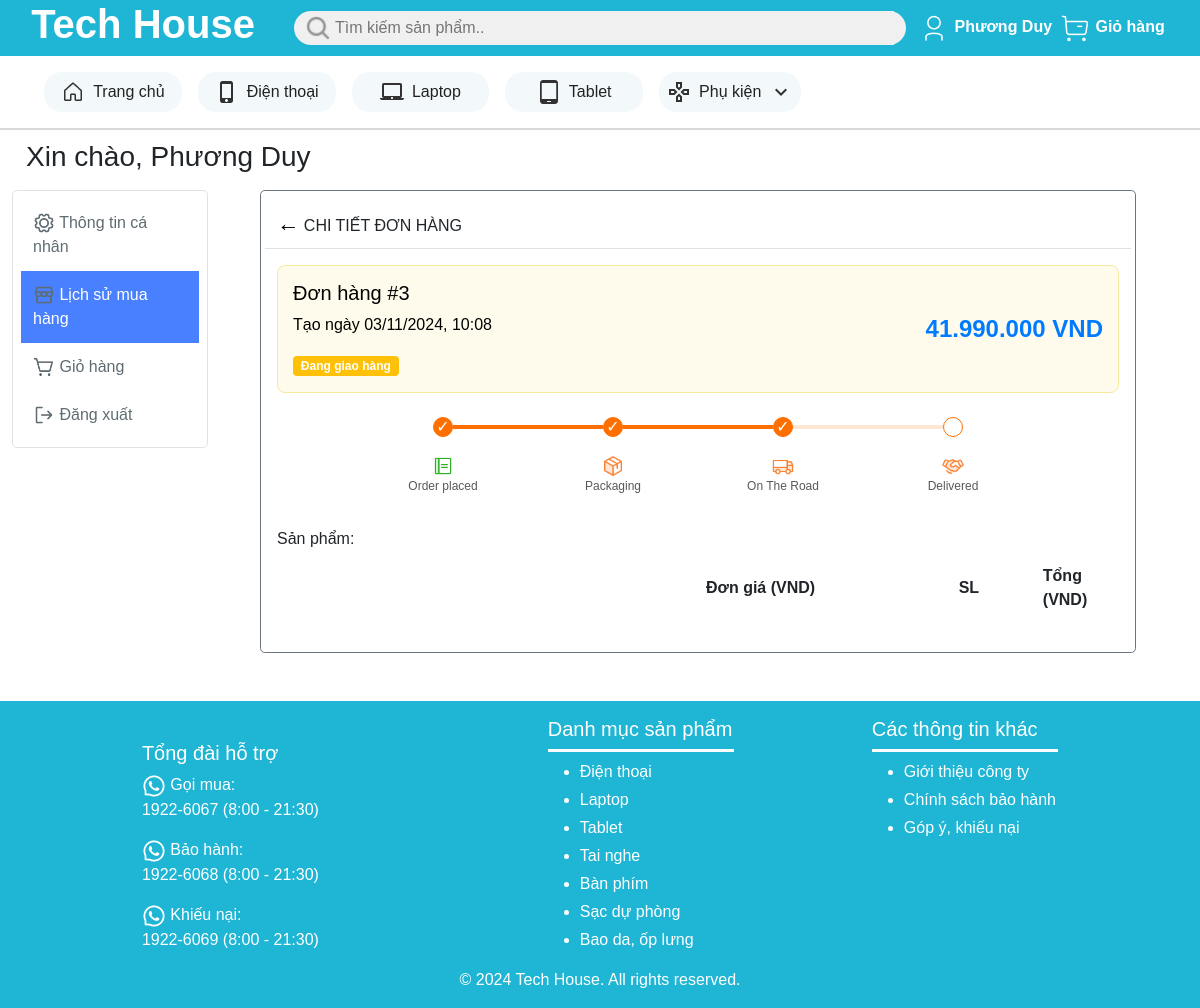
Screenshot of /member/order_history_detail.php?order_id=3 (signed in) with the database file from the repository.
### tables this page shows
create table Don_hang (
    ma_don_hang int primary key auto_increment,
    thanh_vien varchar(25) not null,
    thoi_diem_dat_hang datetime not null,
    thoi_diem_nhan_hang datetime,
    tinh_trang int not null,
     
    tong_gia int not null,

    foreign key (thanh_vien) references Thanh_vien(ten_dang_nhap)
);

### member/order_history_detail.php (the view, shortened to what this page needs)
<?php
$conn = new mysqli('localhost', 'root', '', 'tech_house_db');
$order_id = $_GET['order_id'];
$stmt = "select * from don_hang where ma_don_hang = $order_id";
$result = $conn->query($stmt);
$order = $result->fetch_assoc();
?>
<!DOCTYPE html>
<html lang="en">
<head>
    <link href="https://cdn.jsdelivr.net/npm/bootstrap@5.0.2/dist/css/bootstrap.min.css" rel="stylesheet">
    <link href="../styles/public/custom.css" rel="stylesheet">
    <link href="../styles/member/order_history_detail.css" rel="stylesheet">
</head>
<body>
    <div class="page-wrapper">
        <header>
            <div class="row bg-primary align-items-center">
                <div class="logo col-lg-3 col-4 text-white d-flex justify-content-center align-items-center ps-3">
                    <a href="../index.php" class="text-white">
                        <h1 class="fw-bold">Tech House</h1>
                    </a>
                </div>
                <div class="search-bar col d-flex align-items-center bg-secondary">
                    <img src="../imgs/icons/search.png" alt="search" width="24" height="24">
                    <input type="text" class="search-input bg-secondary border-0" placeholder="Tìm kiếm sản phẩm..">
                </div>
                <div class="login-cart col-lg-3 col-4 d-flex align-items-center justify-content-evenly">
                    <div class="login w-50">
                        <?php
                        if (isset($_SESSION['ten_dang_nhap'])) {
                            echo
                            '<a href="./member/profile.html" class="fw-bold text-white">
                                <img src="../imgs/icons/user.png" alt="user" width="32" height="32">
                                '.$_SESSION['ho_ten'].'</a>';
                        } else {
                            echo
                            '<a href="./login.php" class="fw-bold text-white">
                                <img src="../imgs/icons/user.png" alt="user" width="32" height="32">
                                Đăng nhập
                            </a>';
                        }
                        ?>
                    </div>
                    <div class="cart w-50">
                        <a href="#" class="fw-bold text-white">
                            <img src="../imgs/icons/cart.png" alt="user" width="32" height="32">
                            Giỏ hàng
                        </a>
                    </div>
                </div>
            </div>
            <div class="tabs row justify-content-between align-items-center bg-white p-3 ps-5">
                <div class="tab col">
                    <a href="./product_list.php">
                        <img src="../imgs/icons/house.png" alt="home" width="24" height="24">
                        Trang chủ
                    </a>
                </div>
                <div class="tab col">
                    <a href="./product_list.php?product_type=1">
                        <img src="../imgs/icons/phone_iphone.png" alt="phone" width="24" height="24">
                        Điện thoại
                    </a>
                </div>
                <div class="tab col">
                    <a href="./product_list.php?product_type=0">
                        <img src="../imgs/icons/laptop_mac.png" alt="laptop" width="24" height="24">
                        Laptop
                    </a>
                </div>
                <div class="tab col">
                    <a href="./product_list.php?product_type=2">
                        <img src="../imgs/icons/tablet_android.png" alt="tablet" width="24" height="24">
                        Tablet
                    </a>
                </div>
                <div class="tab col">
                    <a href="./product_list.php?product_type=3">
                        <img src="../imgs/icons/gamepad.png" alt="other" width="24" height="24">
                        Phụ kiện
                        <img src="../imgs/icons/keyboard_arrow_down.png" alt="arrow-down" width="24" height="24">
                    </a>
                </div>
            </div>
        </header>
        <main>
            <div class="hello ps-3 fw-bold">
                <h3>
                    <?php
                    echo 'Xin chào, '.$_SESSION['ho_ten'];
                    ?>
                </h3>
            </div>
            <div class="container-fluid mt-3">
                <div class="d-flex">
                    <nav class="col-md-2 sidebar d-none d-md-block">
                        <div class="sidebar-sticky">
                            <ul class="nav border rounded-3 flex-column">
                                <li class="nav-item">
                                    <a href="./user_info.php">
                                        <img src="../imgs/icons/setting.png" alt="setting" width="22" height="22">
                                        Thông tin cá nhân
                                    </a>
                                </li>
                                <li class="nav-item active">
                                        <?php echo '<a href="./order_history_dashboard.php?username='.$_SESSION['ten_dang_nhap'].'">'?>
                                        <img src="../imgs/icons/order_history.png" alt="order_history" width="22" height="22">
                                        Lịch sử mua hàng
                                    </a>
                                </li>
                                <li class="nav-item">
                                    <a href="#">
                                        <img src="../imgs/icons/shopping_cart.png" alt="shopping_cart" width="22" height="22">
                                        Giỏ hàng
                                    </a>
                                </li>
                                <li class="nav-item">
                                    <a href="#">
                                        <img src="../imgs/icons/log-out.png" alt="log-out" width="22" height="22">
                                        Đăng xuất
                                    </a>
                                </li>
                            </ul>
                        </div>
                    </nav>
                    <div class="col-md-9 ml-sm-auto col-lg-10 px-4">
                        <div class="container mb-5 container-order">
                            <div class="card p-3 border border-secondary rounded-3">
                                <div class="row border-bottom pb-2">
                                    <span class="col-3">
                                        <a href="#" onclick="window.history.back(); return false;" class="order-details-back text-decoration-none">&larr;</a>
                                        CHI TIẾT ĐƠN HÀNG
                                    </span>
                                </div>
                                <div>
                                    <div class="d-flex justify-content-between align-items-center mt-3 order-summary">
                                        <div>
                                            <h5>
                                                <?php
                                                echo 'Đơn hàng #'.$order['ma_don_hang'];
                                                ?>
                                            </h5>
                                            <p>Tạo ngày
                                                <?php
                                                echo date('d/m/Y, H:i', strtotime($order['thoi_diem_dat_hang']));
                                                ?>
                                            </p>
                                            <?php
                                            switch($order['tinh_trang']) {
                                                case 2:
                                                    echo '<span class="badge bg-warning">Đang giao hàng</span>';
                                                    break;
                                            }
                                            ?>
                                        </div>
                                        <div class="order-price">
                                            <?php
                                            echo number_format($order['tong_gia'], 0, '', '.').' VND';
                                            ?>
                                        </div>
                                    </div>
                                    <div class="progress-container mt-4 d-none d-md-flex">
                                        <div class="progress-track">
                                            <div class="step active">
                                                <span class="checkmark">&#10003;</span>
                                            </div>
                                            <?php
                                            if ($order['tinh_trang'] > 0 && $order['tinh_trang'] != 4) {
                                                echo '<div class="line active"></div>';
                                                echo '<div class="step active">';
                                                echo '<span class="checkmark">&#10003;</span>';
                                                echo '</div>';
                                            } else {
                                                echo '<div class="line"></div>';
                                                echo '<div class="step"></div>';
                                            }
                                            if ($order['tinh_trang'] > 1 && $order['tinh_trang'] != 4) {
                                                echo '<div class="line active"></div>';
                                                echo '<div class="step active">';
                                                echo '<span class="checkmark">&#10003;</span>';
                                                echo '</div>';
                                            } else {
                                                echo '<div class="line"></div>';
                                                echo '<div class="step"></div>';
                                            }
                                            if ($order['tinh_trang'] > 2 && $order['tinh_trang'] != 4) {
                                                echo '<div class="line active"></div>';
                                                echo '<div class="step active">';
                                                echo '<span class="checkmark">&#10003;</span>';
                                                echo '</div>';
                                            } else {
                                                echo '<div class="line"></div>';
                                                echo '<div class="step"></div>';
                                            }
                                            ?>
                                        </div>
                                        <div class="progress-labels">
                                            <div class="label">
                                                <img src="../imgs/icons/order_placed.png" alt="Order placed" width="22" height="22">
                                                <div class="title">Order placed</div>
                                            </div>
                                            <div class="label">
                                                <img src="../imgs/icons/packaging.png" alt="Packaging" width="22" height="22">
                                                <div class="title">Packaging</div>
                                            </div>
                                            <div class="label">
                                                <img src="../imgs/icons/on_the_road.png" alt="On the road" width="22" height="22">
                                                <div class="title">On The Road</div>
                                            </div>
                                            <div class="label">
                                                <img src="../imgs/icons/delivered.png" alt="Delivered" width="22" height="22">
                                                <div class="title">Delivered</div>
                                            </div>
                                        </div>
                                    </div>
                                </div>
                                <h6 class="mt-4">Sản phẩm:</h6>
                                <table class="table table-borderless">
                                    <thead>
                                        <tr>
                                            <th class="w-50"></th>
                                            <th class="col w-20">Đơn giá (VND)</th>
                                            <th class="col w-10">SL</th>
                                            <th class="col w-10">Tổng (VND)</th>
                                        </tr>
                                    </thead>
                                </table>
                                </div>
                            </div>
                        </div>
                    </div>
                </div>
            </div>
        <footer class="row bg-primary text-white p-3 justify-content-center">
            <div class="row justify-content-evenly">
                <div class="col-3 pt-4">
                    <h5>Tổng đài hỗ trợ</h5>
                    <div class="phone-wrapper">
                        <img src="../imgs/icons/call_icon.png" alt="phone" width="24" height="24">
                        <span>Gọi mua:</span>
                    </div>
                    <p>1922-6067 (8:00 - 21:30)</p>
                    <div class="phone-wrapper">
                        <img src="../imgs/icons/call_icon.png" alt="phone" width="24" height="24">
                        <span>Bảo hành:</span>
                    </div>
                    <p>1922-6068 (8:00 - 21:30)</p>
                    <div class="phone-wrapper">
                        <img src="../imgs/icons/call_icon.png" alt="phone" width="24" height="24">
                        <span>Khiếu nại:</span>
                    </div>
                    <p>1922-6069 (8:00 - 21:30)</p>
                </div>
                <div class="category col-4">
                    <h5>Danh mục sản phẩm</h5>
                    <ul class="d-flex flex-column gap-1">
                        <li><a href="#">Điện thoại</a></li>
                        <li><a href="#">Laptop</a></li>
                        <li><a href="#">Tablet</a></li>
                        <li><a href="#">Tai nghe</a></li>
                        <li><a href="#">Bàn phím</a></li>
                        <li><a href="#">Sạc dự phòng</a></li>
                        <li><a href="#">Bao da, ốp lưng</a></li>
                    </ul>
                </div>
                <div class="other-info col-4">
                    <h5>Các thông tin khác</h5>
                    <ul class="d-flex flex-column gap-1">
                        <li><a href="#">Giới thiệu công ty</a></li>
                        <li><a href="#">Chính sách bảo hành</a></li>
                        <li><a href="#">Góp ý, khiếu nại</a></li>
                    </ul>
                </div>
            </div>
            <div class="row">
                <p class="text-center m-0">© 2024 Tech House. All rights reserved.</p>
            </div>
        </footer>
</body>
</html>

### rows the page displays
don_hang: ma_don_hang "3", thoi_diem_dat_hang "03/11/2024, 10:08", tong_gia "41.990.000"

### other values shown
$_SESSION['ho_ten'] "Phương Duy"
